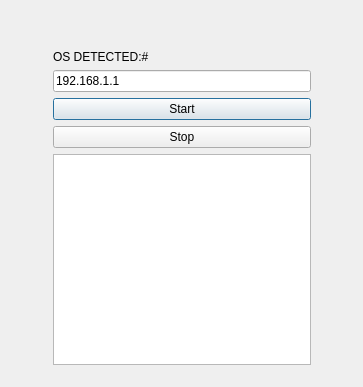
<?xml version="1.0" encoding="UTF-8"?>
<ui version="4.0">
 <class>Dialog</class>
 <widget class="QDialog" name="Dialog">
  <property name="geometry">
   <rect>
    <x>0</x>
    <y>0</y>
    <width>363</width>
    <height>387</height>
   </rect>
  </property>
  <property name="windowTitle">
   <string>Dialog</string>
  </property>
  <widget class="QWidget" name="">
   <property name="geometry">
    <rect>
     <x>53</x>
     <y>50</y>
     <width>258</width>
     <height>315</height>
    </rect>
   </property>
   <layout class="QVBoxLayout" name="verticalLayout">
    <item>
     <widget class="QLabel" name="label">
      <property name="text">
       <string>OS DETECTED:#</string>
      </property>
     </widget>
    </item>
    <item>
     <widget class="QLineEdit" name="lineEdit">
      <property name="text">
       <string>192.168.1.1</string>
      </property>
     </widget>
    </item>
    <item>
     <widget class="QPushButton" name="pushButton">
      <property name="text">
       <string>Start</string>
      </property>
     </widget>
    </item>
    <item>
     <widget class="QPushButton" name="pushButton_2">
      <property name="text">
       <string>Stop</string>
      </property>
     </widget>
    </item>
    <item>
     <widget class="QPlainTextEdit" name="plainTextEdit"/>
    </item>
   </layout>
  </widget>
 </widget>
 <resources/>
 <connections/>
</ui>
